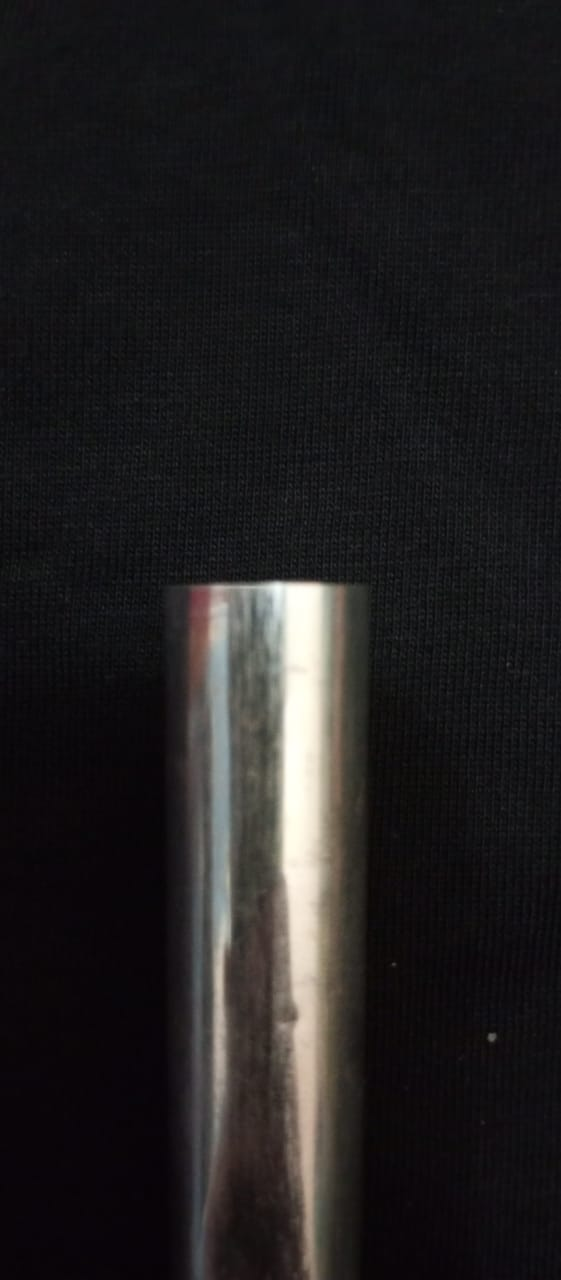
#> input picture image/WhatsApp Image 2023-01-22 at 20.29.40.jpeg, 561 x 1280 px, found by its file name
$ python edge.py
#> lines starting #> are read from the running program, lines starting #| are printed output that depends on the picture; after the words box and inside, x2 and y2 are one past the last pixel; in counts of white or black regions, pixels touching at a corner belong together
import numpy as np
import cv2 as cv

img = cv.imread('WhatsApp Image 2023-01-22 at 20.29.40.jpeg')
#> img is the input picture: shape (1280, 561, 3); mean B, G, R 32.3, 31.6, 33.4
img = cv.resize(img, None, fx=0.6,fy=0.6)
#> img: shape (768, 337, 3)

"cv.imshow('img', img)"
gray = cv.cvtColor(img, cv.COLOR_BGR2GRAY)

gray = np.float32(gray)
dst = cv.cornerHarris(gray, 3, 3, 0.230)
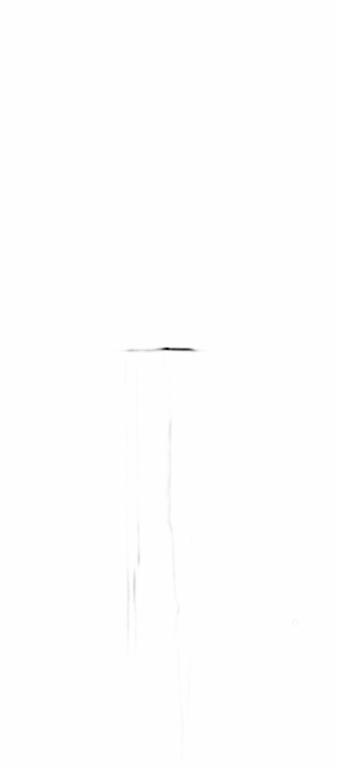
#> dst: shape (768, 337) float32; min -29416702, max 10159.1, mean -19529.5; drawn with min black and max white

dst = cv.dilate(dst, None)

img[dst > 0.01 * dst.max()] = [0, 0, 255]
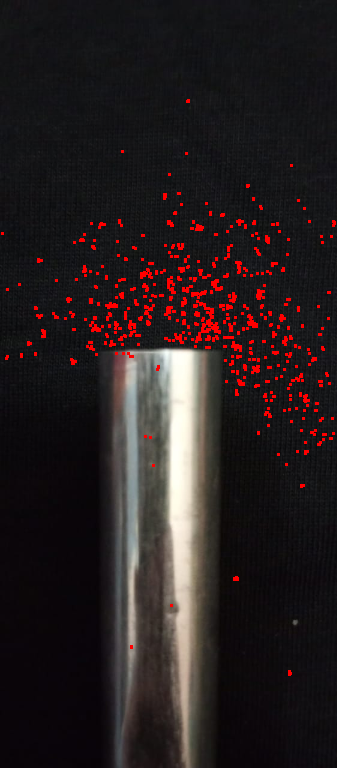
#> img: shape (768, 337, 3); mean B, G, R 31.5, 30.9, 38.9

cv.imshow('dst', img)

cv.waitKey(0)
cv.destroyAllWindows()

'''
Function : cv2.cornerHarris(image,blocksize,ksize,k)
Parameters are as follows :
1. image : the source image in which we wish to find the corners (grayscale)
2. blocksize : size of the neighborhood in which we compare the gradient
3. ksize : aperture parameter for the Sobel() Operator (used for finding Ix and Iy)
4. k : Harris detector free parameter (used in the calculation of R)
'''

$ run again, with image/WhatsApp Image 2023-01-10 at 16.47.50.jpeg copied over image/WhatsApp Image 2023-01-22 at 20.29.40.jpeg
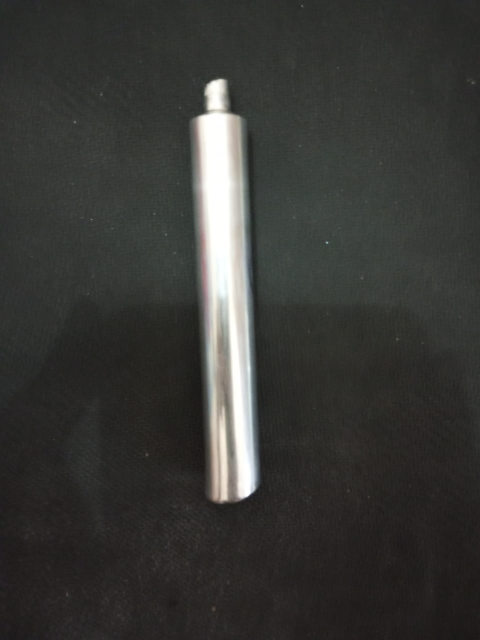
#> input picture image/WhatsApp Image 2023-01-10 at 16.47.50.jpeg, 960 x 1280 px, found by its file name (shown at 1/2 size)
#> img is the input picture: shape (1280, 960, 3); mean B, G, R 53.6, 56.3, 56.2
#> `img = cv.resize(img, None, fx=0.6,fy=0.6)`:
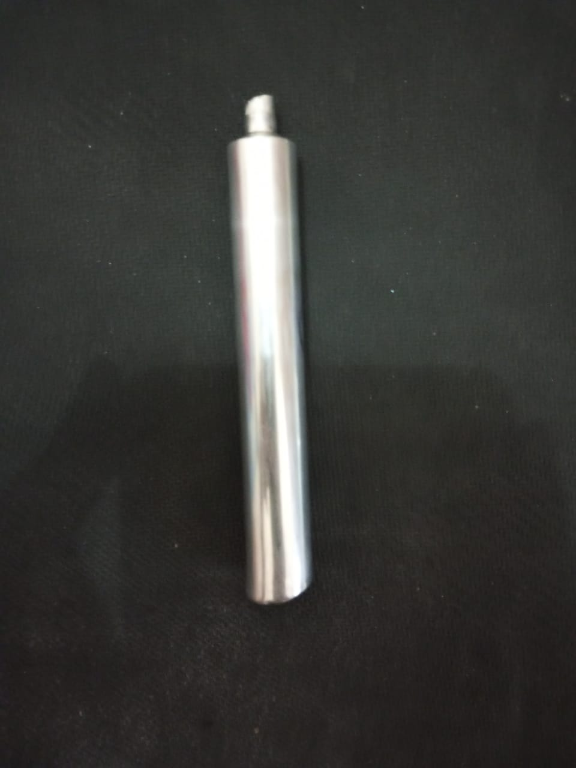
#> img: shape (768, 576, 3); mean B, G, R 53.5, 56.3, 56.2
#> `img[dst > 0.01 * dst.max()] = [0, 0, 255]`:
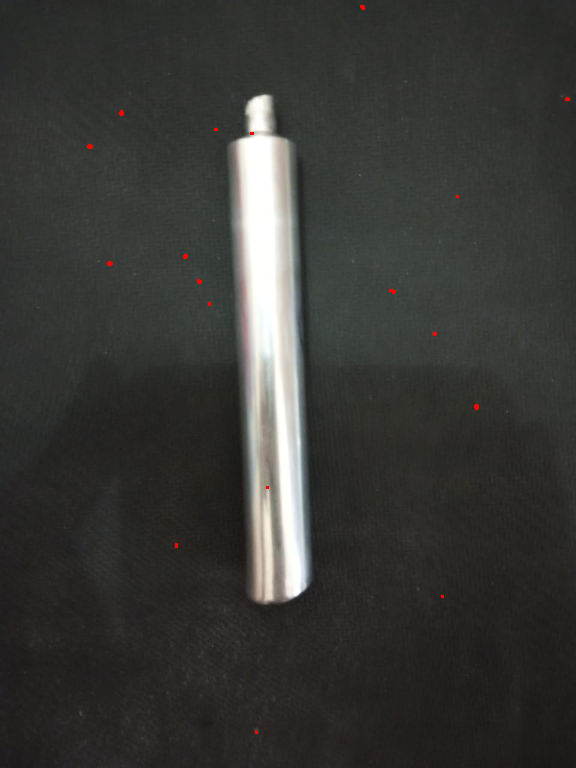
#> img: shape (768, 576, 3); 0.07% of pixels changed, all inside (x1, y1, x2, y2) = (87, 5, 570, 734)

$ run again, with image/WhatsApp Image 2023-01-10 at 16.47.51.jpeg copied over image/WhatsApp Image 2023-01-22 at 20.29.40.jpeg
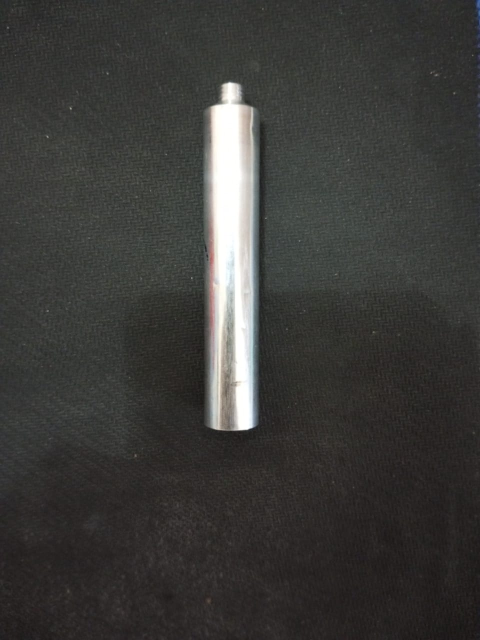
#> input picture image/WhatsApp Image 2023-01-10 at 16.47.51.jpeg, 960 x 1280 px, found by its file name (shown at 1/2 size)
#> img is the input picture: shape (1280, 960, 3); mean B, G, R 57, 59.4, 59.8
#> `img = cv.resize(img, None, fx=0.6,fy=0.6)`:
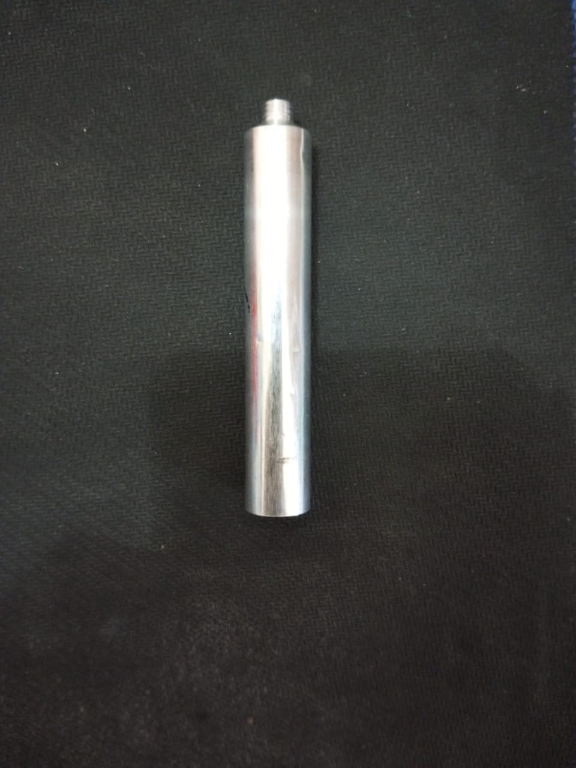
#> img: shape (768, 576, 3); mean B, G, R 56.9, 59.3, 59.7
#> `img[dst > 0.01 * dst.max()] = [0, 0, 255]`:
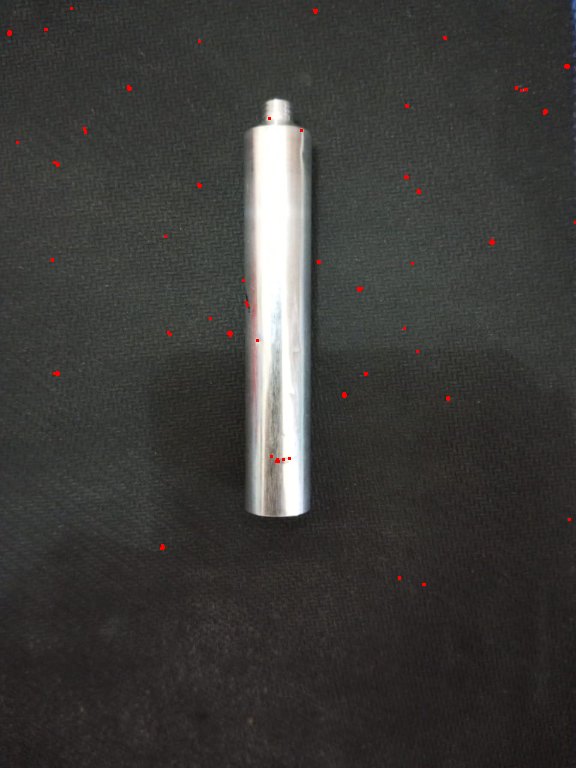
#> img: shape (768, 576, 3); 0.17% of pixels changed, all inside (x1, y1, x2, y2) = (7, 7, 576, 586)

$ run again, with image/WhatsApp Image 2023-01-15 at 00.01.36.jpeg copied over image/WhatsApp Image 2023-01-22 at 20.29.40.jpeg
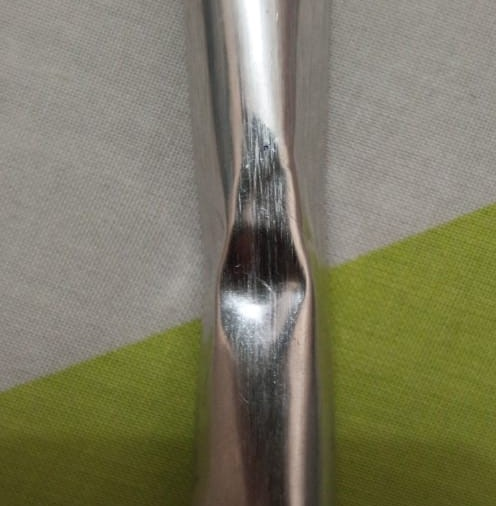
#> input picture image/WhatsApp Image 2023-01-15 at 00.01.36.jpeg, 496 x 506 px, found by its file name
#> img is the input picture: shape (506, 496, 3); mean B, G, R 97.6, 122.1, 124.4
#> `dst = cv.cornerHarris(gray, 3, 3, 0.230)`:
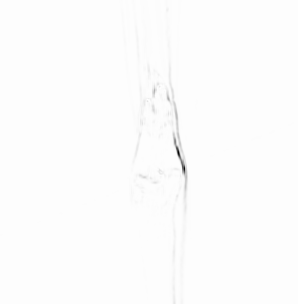
#> dst: shape (304, 298) float32; min -16474470, max 119099.5, mean -38726.8; drawn with min black and max white
#> `img[dst > 0.01 * dst.max()] = [0, 0, 255]`:
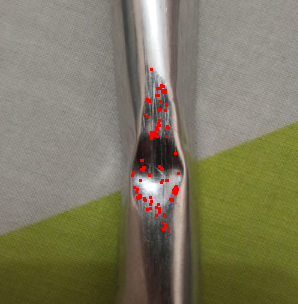
#> img: shape (304, 298, 3); mean B, G, R 96.5, 121, 125.4
